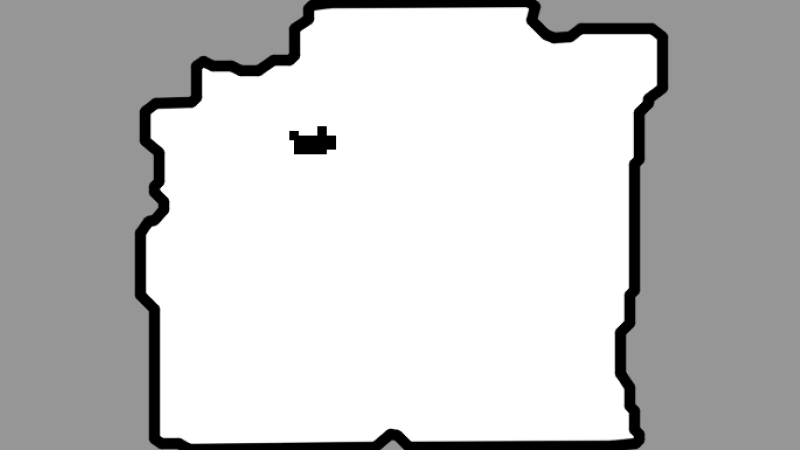
#> input picture modules/map/map/map_image/editor_1215_1236_crop.png, 1600 x 900 px (shown at 1/2 size)
$ python -i map_core.py   (imports and definitions only)
#> lines starting #> are read from the running program, lines starting #| are printed output that depends on the picture; after the words box and inside, x2 and y2 are one past the last pixel; in counts of white or black regions, pixels touching at a corner belong together
#> further down, picture is the input picture: shape (900, 1600, 3); min 0, max 255, mean 197.2
### modules/map/config.py
import os
import json
import numpy as np

# --- Directories ---
BASE_DIR = os.path.dirname(os.path.abspath(__file__))
BASE_MAP_DIR = os.path.join(BASE_DIR, "map")
DATA_DIR = os.path.join(BASE_MAP_DIR, "map_data")
IMAGE_DIR = os.path.join(BASE_MAP_DIR, "map_image")
ROBOT_LIST_PATH = os.path.join(BASE_DIR, "robot_list.json")


## 뷰어 경로 정의
VIEWER_IMG_PATH = os.path.join(IMAGE_DIR, "map_image.png")
VIEWER_INFO_PATH = os.path.join(IMAGE_DIR, "map_image_info.json")
os.makedirs(DATA_DIR, exist_ok=True)
os.makedirs(IMAGE_DIR, exist_ok=True)

# --- Constants ---
IMG_W, IMG_H = 1600, 900
RENDER_SCALE = 4.0

# [NEW] 초기화용 기본 맵 이미지 (회색 바탕)
DEFAULT_MAP_IMAGE = np.full((IMG_H, IMG_W, 3), 200, dtype=np.uint8)

# --- Robot Connection List (Persistent) ---
def load_robot_list():
    if os.path.exists(ROBOT_LIST_PATH):
        try:
            with open(ROBOT_LIST_PATH, "r") as f: return json.load(f)
        except: return {}
    return {}

def save_robot_list(data):
    with open(ROBOT_LIST_PATH, "w") as f: json.dump(data, f, indent=4)

ROBOT_LIST = load_robot_list() # {"Name": {"ip": "...", "port": "..."}}

### modules/map/map_core.py
import os
import cv2
import numpy as np
import struct
import json
import math
import modules.map.config as cfg
import modules.map.utils as utils


# [26 lines left out: functions fetch_explore_map_data, explore_to_slamtec_editor_style, not called in this run]

def enhance_map(img):
    gray = cv2.cvtColor(img, cv2.COLOR_BGR2GRAY)
    edges = cv2.Canny(gray, 30, 80)
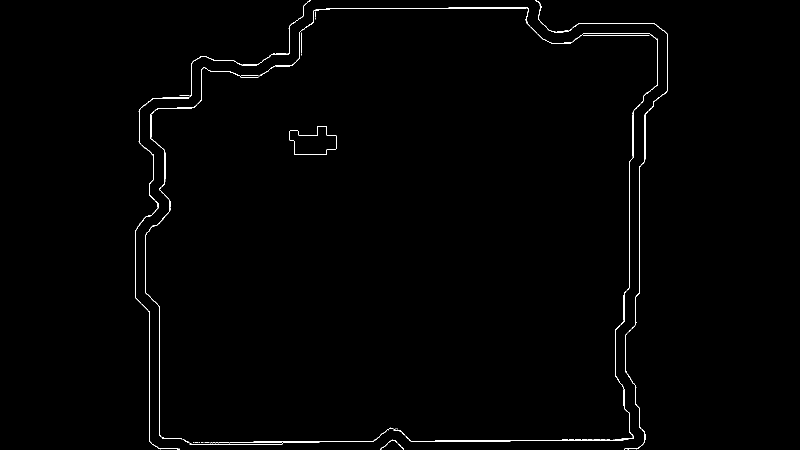
#> edges: shape (900, 1600) (shown at 1/2 size); 0.61% white in thin lines or dots, all inside (x1, y1, x2, y2) = (270, 0, 1336, 900)
    # Dilation으로 벽 두껍게
    edges = cv2.dilate(edges, np.ones((2, 2), np.uint8), iterations=1)
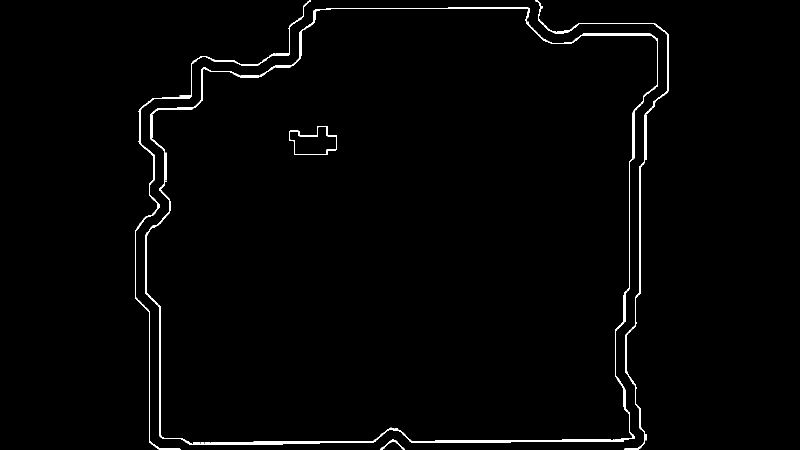
#> edges: shape (900, 1600) (shown at 1/2 size); 1.2% white in thin lines or dots, all inside (x1, y1, x2, y2) = (270, 0, 1337, 900)
    out = img.copy()
    out[edges > 0] = (0, 0, 0)
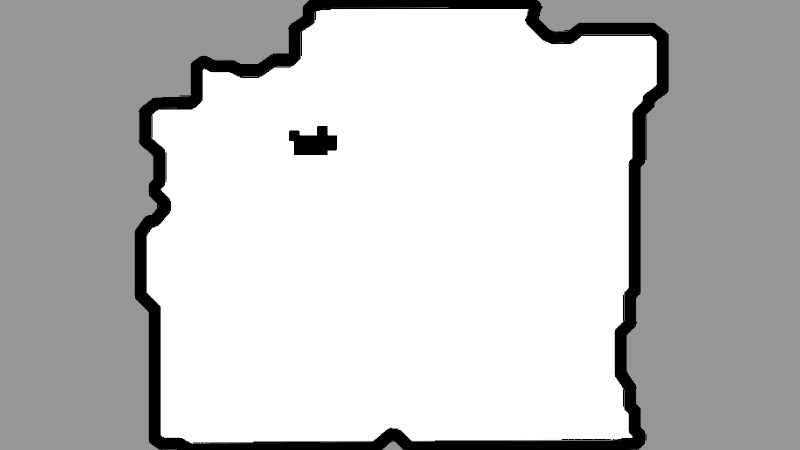
#> out: shape (900, 1600, 3) (shown at 1/2 size); 1.07% of pixels changed, all inside (x1, y1, x2, y2) = (270, 0, 1337, 900)
    return out

# [9 lines left out: function load_static_viewer_map, not called in this run]

def save_viewer_map(img, info):
    cv2.imwrite(cfg.VIEWER_IMG_PATH, img)
    with open(cfg.VIEWER_INFO_PATH, "w") as f: json.dump(info, f, indent=4)

# [수정] view_state를 인자로 받도록 수정
# [132 lines left out: function draw_overlays, not called in this run]

>>> import cv2
>>> picture = cv2.imread('map/map_image/editor_1215_1236_crop.png')
>>> result = enhance_map(picture)

$ run again, on modules/map/map/map_image/mapping_1210_2027.png
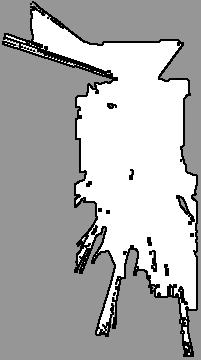
#> input picture modules/map/map/map_image/mapping_1210_2027.png, 201 x 360 px
#> picture is the input picture: shape (360, 201, 3); min 0, max 255, mean 174
#> in enhance_map, `edges = cv2.Canny(gray, 30, 80)`:
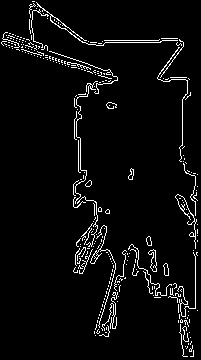
#> edges: shape (360, 201); 4.5% white in thin lines or dots
#> in enhance_map, `out[edges > 0] = (0, 0, 0)`:
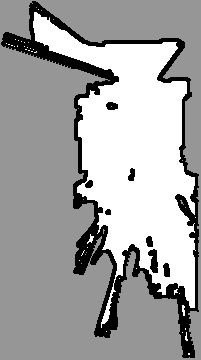
#> out: shape (360, 201, 3); 4.97% of pixels changed, all inside (x1, y1, x2, y2) = (1, 1, 199, 358)

$ run again, on modules/map/map/map_image/mapping_1215_1401.png
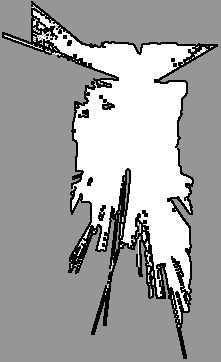
#> input picture modules/map/map/map_image/mapping_1215_1401.png, 221 x 362 px
#> picture is the input picture: shape (362, 221, 3); min 0, max 255, mean 161.9
#> in enhance_map, `edges = cv2.Canny(gray, 30, 80)`:
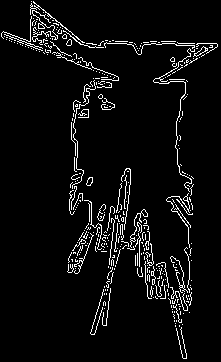
#> edges: shape (362, 221); 5.2% white in thin lines or dots
#> in enhance_map, `out[edges > 0] = (0, 0, 0)`:
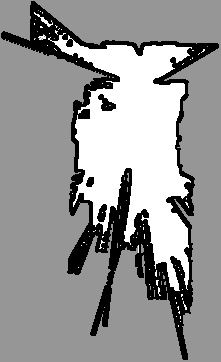
#> out: shape (362, 221, 3); 5.79% of pixels changed, all inside (x1, y1, x2, y2) = (1, 1, 219, 360)
